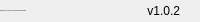
              <widget class="QFrame" name="bottomBar">
               <property name="minimumSize">
                <size>
                 <width>0</width>
                 <height>22</height>
                </size>
               </property>
               <property name="maximumSize">
                <size>
                 <width>16777215</width>
                 <height>22</height>
                </size>
               </property>
               <property name="frameShape">
                <enum>QFrame::NoFrame</enum>
               </property>
               <property name="frameShadow">
                <enum>QFrame::Raised</enum>
               </property>
               <layout class="QHBoxLayout" name="horizontalLayout_5">
                <property name="spacing">
                 <number>0</number>
                </property>
                <property name="leftMargin">
                 <number>0</number>
                </property>
                <property name="topMargin">
                 <number>0</number>
                </property>
                <property name="rightMargin">
                 <number>0</number>
                </property>
                <property name="bottomMargin">
                 <number>0</number>
                </property>
                <item>
                 <widget class="QLabel" name="creditsLabel">
                  <property name="maximumSize">
                   <size>
                    <width>16777215</width>
                    <height>16</height>
                   </size>
                  </property>
                  <property name="font">
                   <font>
                    <family>Segoe UI</family>
                    <pointsize>-1</pointsize>
                    <italic>false</italic>
                    <bold>false</bold>
                   </font>
                  </property>
                  <property name="text">
                   <string>SafeMac © 2023 Voxar Labs - Todos os direitos reservados.</string>
                  </property>
                  <property name="alignment">
                   <set>Qt::AlignLeading|Qt::AlignLeft|Qt::AlignVCenter</set>
                  </property>
                 </widget>
                </item>
                <item>
                 <widget class="QLabel" name="version">
                  <property name="text">
                   <string>v1.0.2</string>
                  </property>
                  <property name="alignment">
                   <set>Qt::AlignRight|Qt::AlignTrailing|Qt::AlignVCenter</set>
                  </property>
                 </widget>
                </item>
                <item>
                 <widget class="QFrame" name="frame_size_grip">
                  <property name="minimumSize">
                   <size>
                    <width>20</width>
                    <height>0</height>
                   </size>
                  </property>
                  <property name="maximumSize">
                   <size>
                    <width>20</width>
                    <height>16777215</height>
                   </size>
                  </property>
                  <property name="frameShape">
                   <enum>QFrame::NoFrame</enum>
                  </property>
                  <property name="frameShadow">
                   <enum>QFrame::Raised</enum>
                  </property>
                 </widget>
                </item>
               </layout>
              </widget>
